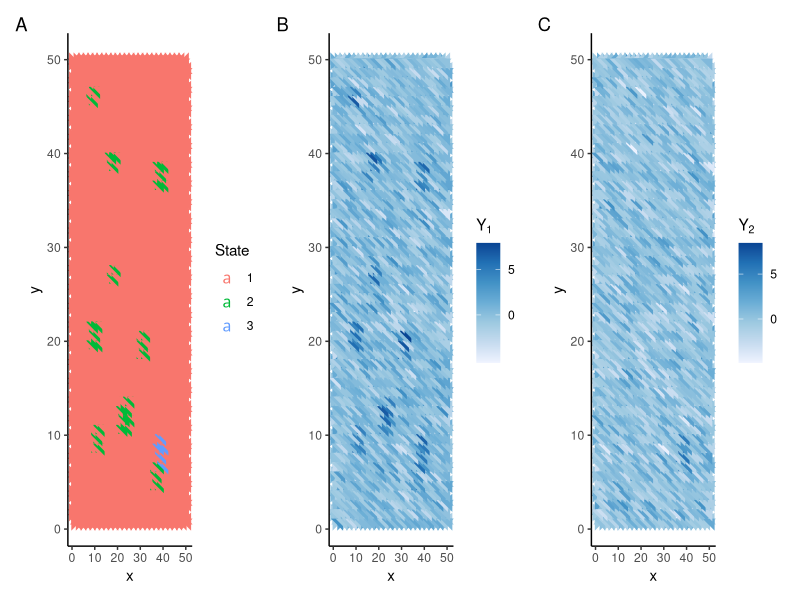

Reproduce this figure in R. (Note: this script raises an error after producing the figure.)
library(tidyverse)
library(mvtnorm)
library(patchwork)
set.seed(102)

#Generate truth
df = expand.grid(x = 1:50, y = 1:50)
df = df[df$x %% 2 + df$y %% 2 == 1,]
df$z = 1
n = nrow(df)
df$j = 1:n

df2 = df[rep(seq_len(n), 4), ] #rbind 4 times
df2$j2 = rep(1:(4*n))

shift = expand.grid(c(1/3, -1/3), c(1/3,-1/3))
shift_long = shift[rep(seq_len(4), each = n), ]

df2$x = df2$x + shift_long$Var1
df2$y = df2$y + shift_long$Var2

rect_center = sapply(1:10,function(x)df2[sample(4*n, 1) ,c("x","y")])
for(i in 1:10){
  df2$z[df2$x > unlist(rect_center[,i])[1] - 1.1 & df2$x < unlist(rect_center[,i])[1]+1.1 & df2$y > unlist(rect_center[,i])[2] - 1.1 & df2$y < unlist(rect_center[,i])[2]+1.1] = 2
}


circ_center = sample(5:45, 2, replace = T)
r = 2 #radius
s = seq(0,r,1/3) #sagitta
l = sqrt(2*(r-s)*r-(r-s)^2) #half chord length
for (i in 1:7){
  df2$z[(df2$x %in% c(circ_center[1] + c(s[i], -s[i]))) & 
         (df2$y > circ_center[2] - l[i+1]) & 
         (df2$y < circ_center[2] + l[i+1])] = 3
}

#Plot truth
p1 = ggplot(data = df2, aes(x = x, y = y))+
  geom_text(aes(color = factor(z), label = rep(c("\u25E3", "\u25E2", "\u25E4", "\u25E5"), each = 1250)), 
            size = 4, family = "Arial Unicode MS")+
  labs(color = "State")+theme_classic()+
  guides(shape = F, size = F, alpha = F)


#Generate simulated expression
set.seed(101)  
mu1 = c(0,0)
mu2 = c(5,0)
mu3 = c(5,5)
Sigma = diag(1, nrow = 2) + 1
Lambda = solve(Sigma)

df2$Y1 = NA
df2$Y2 = NA
df2[df2$z == 1,c("Y1", "Y2")] = rmvnorm(n = sum(df2$z == 1), 
                                      mean = mu1, 
                                      sigma = Sigma)
df2[df2$z == 2,c("Y1", "Y2")] = rmvnorm(n = sum(df2$z == 2), 
                                      mean = mu2, 
                                      sigma = Sigma)
df2[df2$z == 3,c("Y1", "Y2")] = rmvnorm(n = sum(df2$z == 3), 
                                      mean = mu3, 
                                      sigma = Sigma)


#Plots
p2 = ggplot(data = df2, aes(x = x, y = y))+
  geom_text(aes(color = Y1, label = rep(c("\u25E3", "\u25E2", "\u25E4", "\u25E5"), each = 1250)), 
            size = 4, family = "Arial Unicode MS")+
  labs(color = expression(Y[1]))+theme_classic()+
  scale_color_distiller(palette = "Blues", direction = 1, breaks = c(0,5)) +
  guides(shape = F, size = F)

p3 = ggplot(data = df2, aes(x = x, y = y))+
  geom_text(aes(color = Y2, label = rep(c("\u25E3", "\u25E2", "\u25E4", "\u25E5"), each = 1250)), 
            size = 4, family = "Arial Unicode MS")+
  labs(color = expression(Y[2]))+theme_classic()+
  scale_color_distiller(palette = "Blues", direction = 1, breaks = c(0,5)) +
  guides(shape = F, size = F)

p1+p2+p3 + plot_annotation(tag_levels = "A")

df2 %>%
  group_by(j) %>%
  summarise(x = mean(x), y = mean(y),
            Y1= sum(Y1), Y2 = sum(Y2)) ->
  df2sum
df2sum = as.matrix(df2sum)

#Run mcmc

deconv_sim = run_mcmc_multi(df = df2sum, gamma = 2, q = 3, d = 2,nrep = 1500)
saveRDS(deconv_sim, "data/deconv_sim_3-1.RDS")

df2sum = as.data.frame(df2sum)
df2sum$z_deconv1 = apply(deconv_sim$z[100:1500,], 2, Mode)
df2sum$z_deconv1_alpha = pmax(colMeans(deconv_sim$z[100:1500,]==1),
                           colMeans(deconv_sim$z[100:1500,]==2),
                           colMeans(deconv_sim$z[100:1500,]==3))

ggplot(df2sum, aes(x, y)) +
  geom_point(aes(color = factor(z_deconv1), alpha = z_deconv1_alpha), size = 4, shape = 18) +
  labs(color = "State", alpha = "Proportion", x = NULL, y = NULL) +
  guides(alpha = F) + 
  scale_alpha_continuous(limits = c(0,1), breaks = seq(0.3,1,0.1), range = c(0,1))+
  theme_classic()

#Deconvolution
df2sum$j2 = NA
df2sum = as.matrix(df2sum)
deconv_sim_deconv = run_mcmc_deconv(df = df2sum, gamma = 2, q = 3, d = 2,nrep = 5000, prev = deconv_sim)
saveRDS(deconv_sim_deconv, "data/deconv2_sim_3-2.RDS")

df2 = as.data.frame(df2)
df2$z_deconv2 = apply(deconv_sim_deconv$z[1000:5000,], 2, Mode)
df2$z_deconv2_alpha = pmax(colMeans(deconv_sim_deconv$z[1000:5000,]==1),
                              colMeans(deconv_sim_deconv$z[1000:5000,]==2),
                              colMeans(deconv_sim_deconv$z[1000:5000,]==3))


ggplot(data = df2, aes(x = x, y = y))+
  geom_text(aes(color = factor(z_deconv2), label = rep(c("\u25E3", "\u25E2", "\u25E4", "\u25E5"), each = 1250),
                alpha = z_deconv2_alpha), size = 4, family = "Arial Unicode MS")+
  scale_alpha_continuous(limits = c(0,1), breaks = seq(0.2,1,0.1), range = c(0,1))+
  labs(color = "State")+theme_classic()+
  guides(shape = F, size = F, alpha = F)

plot(deconv_sim_deconv$mu[,1], type = "l", ylab = "mu1")
plot(deconv_sim_deconv$mu[,3], type = "l", ylab = "mu1")

#Plot mcmc

df$z_gamma2 = apply(df_sim_gamma2$z[-(1:100),], 2, Mode)
df$z_gamma2_alpha = pmax(colMeans(df_sim_gamma2$z[-(1:100),]==1),
                         colMeans(df_sim_gamma2$z[-(1:100),]==2),
                         colMeans(df_sim_gamma2$z[-(1:100),]==3))

df$z_gamma4 = apply(df_sim_gamma4$z[-(1:100),], 2, Mode)
df$z_gamma4_alpha = pmax(colMeans(df_sim_gamma4$z[-(1:100),]==1),
                         colMeans(df_sim_gamma4$z[-(1:100),]==2),
                         colMeans(df_sim_gamma4$z[-(1:100),]==3))

df$z_gamma6 = apply(df_sim_gamma6$z[-(1:100),], 2, Mode)
df$z_gamma6_alpha = pmax(colMeans(df_sim_gamma6$z[-(1:100),]==1),
                         colMeans(df_sim_gamma6$z[-(1:100),]==2),
                         colMeans(df_sim_gamma6$z[-(1:100),]==3))

multi2 = ggplot(df, aes(x, y)) +
  geom_point(aes(color = factor(z_gamma2), alpha = z_gamma2_alpha), size = 2) +
  labs(color = "State", alpha = "Proportion", x = NULL, y = NULL) +
  guides(alpha = F) + 
  scale_alpha_continuous(limits = c(0,1), breaks = seq(0.3,1,0.1), range = c(0,1))+
  theme_classic()

multi4 = ggplot(df, aes(x, y)) +
  geom_point(aes(color = factor(z_gamma4), alpha = z_gamma4_alpha), size = 2) +
  labs(color = "State", alpha = "Proportion", x = NULL, y = NULL) +
  guides(alpha = F) + 
  scale_alpha_continuous(limits = c(0,1), breaks = seq(0.3,1,0.1), range = c(0,1))+
  theme_classic()

multi6 = ggplot(df, aes(x, y)) +
  geom_point(aes(color = factor(z_gamma6), alpha = z_gamma6_alpha), size = 2) +
  labs(color = "State", alpha = "Proportion", x = NULL, y = NULL) +
  guides(alpha = F) + 
  scale_alpha_continuous(limits = c(0,1), breaks = seq(0.3,1,0.1), range = c(0,1))+
  theme_classic()

(multi2 + multi4 + multi6)+
  plot_layout(guides = 'collect')+
  plot_annotation(tag_levels = "A")
